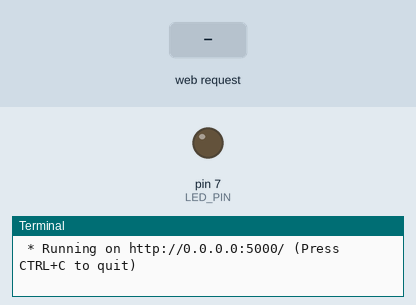
This program was run on a simulated Raspberry Pi (header pin numbers). Parts: output pins drawn as LEDs (lit = HIGH), the last lines printed to the terminal. Inputs (shaded band) come from the test bench. The clock reads 2024-03-15 10:24:30 at power-on unless the program sets it.

Above: at 1.2 s.
1.3 s: HTTP request for /HIGH received
At 2.4 s:
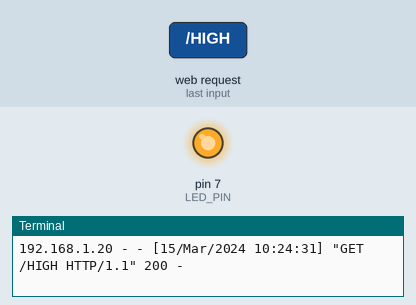
2.8 s: HTTP request for /LOW received
At 3.6 s:
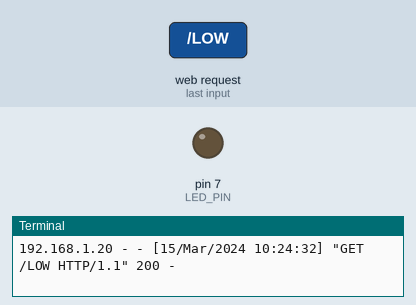
Timing chart, 0 to 5.8 s (numbered marks = the images above; inputs shaded):
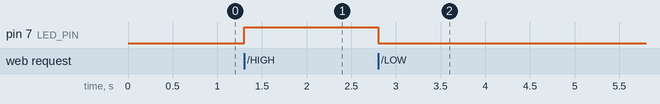

Measured:
- after the input at 1.3 s, pin 7 (LED_PIN): LOW → HIGH at once
- after the input at 2.8 s, pin 7 (LED_PIN): HIGH → LOW at once

The program:

main.py
```python
import RPi.GPIO as GPIO
from flask import Flask

def gpio_start():
	global LED_PIN
	LED_PIN = 7

	GPIO.setmode(GPIO.BOARD)
	GPIO.setup(LED_PIN, GPIO.OUT)


app = Flask(__name__)

@app.route("/HIGH")
def set_high():
	GPIO.output(LED_PIN, GPIO.HIGH)

@app.route("/LOW")
def set_low():
	GPIO.output(LED_PIN, GPIO.LOW)


if __name__ == "__main__":
	gpio_start()
	app.run(host = "0.0.0.0", port=int("5000"), debug=True)
```
